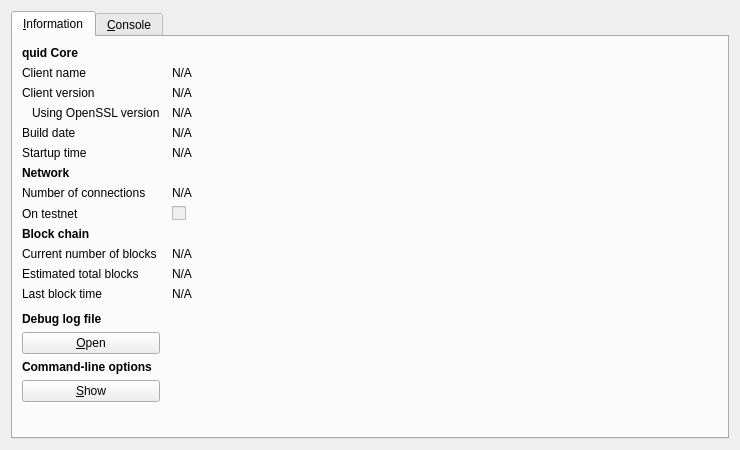
<?xml version="1.0" encoding="UTF-8"?>
<ui version="4.0">
 <class>RPCConsole</class>
 <widget class="QDialog" name="RPCConsole">
  <property name="geometry">
   <rect>
    <x>0</x>
    <y>0</y>
    <width>740</width>
    <height>450</height>
   </rect>
  </property>
  <property name="windowTitle">
   <string>quid - Debug window</string>
  </property>
  <layout class="QVBoxLayout" name="verticalLayout_2">
   <item>
    <widget class="QTabWidget" name="tabWidget">
     <property name="currentIndex">
      <number>0</number>
     </property>
     <widget class="QWidget" name="tab_info">
      <attribute name="title">
       <string>&amp;Information</string>
      </attribute>
      <layout class="QGridLayout" name="gridLayout" columnstretch="0,1">
       <property name="horizontalSpacing">
        <number>12</number>
       </property>
       <item row="0" column="0">
        <widget class="QLabel" name="label_9">
         <property name="font">
          <font>
           <weight>75</weight>
           <bold>true</bold>
          </font>
         </property>
         <property name="text">
          <string>quid Core</string>
         </property>
        </widget>
       </item>
       <item row="1" column="0">
        <widget class="QLabel" name="label_5">
         <property name="text">
          <string>Client name</string>
         </property>
        </widget>
       </item>
       <item row="1" column="1">
        <widget class="QLabel" name="clientName">
         <property name="cursor">
          <cursorShape>IBeamCursor</cursorShape>
         </property>
         <property name="text">
          <string>N/A</string>
         </property>
         <property name="textFormat">
          <enum>Qt::PlainText</enum>
         </property>
         <property name="textInteractionFlags">
          <set>Qt::LinksAccessibleByMouse|Qt::TextSelectableByKeyboard|Qt::TextSelectableByMouse</set>
         </property>
        </widget>
       </item>
       <item row="2" column="0">
        <widget class="QLabel" name="label_6">
         <property name="text">
          <string>Client version</string>
         </property>
        </widget>
       </item>
       <item row="2" column="1">
        <widget class="QLabel" name="clientVersion">
         <property name="cursor">
          <cursorShape>IBeamCursor</cursorShape>
         </property>
         <property name="text">
          <string>N/A</string>
         </property>
         <property name="textFormat">
          <enum>Qt::PlainText</enum>
         </property>
         <property name="textInteractionFlags">
          <set>Qt::LinksAccessibleByMouse|Qt::TextSelectableByKeyboard|Qt::TextSelectableByMouse</set>
         </property>
        </widget>
       </item>
       <item row="3" column="0">
        <widget class="QLabel" name="label_14">
         <property name="text">
          <string>Using OpenSSL version</string>
         </property>
         <property name="indent">
          <number>10</number>
         </property>
        </widget>
       </item>
       <item row="3" column="1">
        <widget class="QLabel" name="openSSLVersion">
         <property name="cursor">
          <cursorShape>IBeamCursor</cursorShape>
         </property>
         <property name="text">
          <string>N/A</string>
         </property>
         <property name="textFormat">
          <enum>Qt::PlainText</enum>
         </property>
         <property name="textInteractionFlags">
          <set>Qt::LinksAccessibleByMouse|Qt::TextSelectableByKeyboard|Qt::TextSelectableByMouse</set>
         </property>
        </widget>
       </item>
       <item row="4" column="0">
        <widget class="QLabel" name="label_12">
         <property name="text">
          <string>Build date</string>
         </property>
        </widget>
       </item>
       <item row="4" column="1">
        <widget class="QLabel" name="buildDate">
         <property name="cursor">
          <cursorShape>IBeamCursor</cursorShape>
         </property>
         <property name="text">
          <string>N/A</string>
         </property>
         <property name="textFormat">
          <enum>Qt::PlainText</enum>
         </property>
         <property name="textInteractionFlags">
          <set>Qt::LinksAccessibleByMouse|Qt::TextSelectableByKeyboard|Qt::TextSelectableByMouse</set>
         </property>
        </widget>
       </item>
       <item row="5" column="0">
        <widget class="QLabel" name="label_13">
         <property name="text">
          <string>Startup time</string>
         </property>
        </widget>
       </item>
       <item row="5" column="1">
        <widget class="QLabel" name="startupTime">
         <property name="cursor">
          <cursorShape>IBeamCursor</cursorShape>
         </property>
         <property name="text">
          <string>N/A</string>
         </property>
         <property name="textFormat">
          <enum>Qt::PlainText</enum>
         </property>
         <property name="textInteractionFlags">
          <set>Qt::LinksAccessibleByMouse|Qt::TextSelectableByKeyboard|Qt::TextSelectableByMouse</set>
         </property>
        </widget>
       </item>
       <item row="6" column="0">
        <widget class="QLabel" name="label_11">
         <property name="font">
          <font>
           <weight>75</weight>
           <bold>true</bold>
          </font>
         </property>
         <property name="text">
          <string>Network</string>
         </property>
        </widget>
       </item>
       <item row="7" column="0">
        <widget class="QLabel" name="label_7">
         <property name="text">
          <string>Number of connections</string>
         </property>
        </widget>
       </item>
       <item row="7" column="1">
        <widget class="QLabel" name="numberOfConnections">
         <property name="cursor">
          <cursorShape>IBeamCursor</cursorShape>
         </property>
         <property name="text">
          <string>N/A</string>
         </property>
         <property name="textFormat">
          <enum>Qt::PlainText</enum>
         </property>
         <property name="textInteractionFlags">
          <set>Qt::LinksAccessibleByMouse|Qt::TextSelectableByKeyboard|Qt::TextSelectableByMouse</set>
         </property>
        </widget>
       </item>
       <item row="8" column="0">
        <widget class="QLabel" name="label_8">
         <property name="text">
          <string>On testnet</string>
         </property>
        </widget>
       </item>
       <item row="8" column="1">
        <widget class="QCheckBox" name="isTestNet">
         <property name="enabled">
          <bool>false</bool>
         </property>
         <property name="text">
          <string/>
         </property>
        </widget>
       </item>
       <item row="9" column="0">
        <widget class="QLabel" name="label_10">
         <property name="font">
          <font>
           <weight>75</weight>
           <bold>true</bold>
          </font>
         </property>
         <property name="text">
          <string>Block chain</string>
         </property>
        </widget>
       </item>
       <item row="10" column="0">
        <widget class="QLabel" name="label_3">
         <property name="text">
          <string>Current number of blocks</string>
         </property>
        </widget>
       </item>
       <item row="10" column="1">
        <widget class="QLabel" name="numberOfBlocks">
         <property name="cursor">
          <cursorShape>IBeamCursor</cursorShape>
         </property>
         <property name="text">
          <string>N/A</string>
         </property>
         <property name="textFormat">
          <enum>Qt::PlainText</enum>
         </property>
         <property name="textInteractionFlags">
          <set>Qt::LinksAccessibleByMouse|Qt::TextSelectableByKeyboard|Qt::TextSelectableByMouse</set>
         </property>
        </widget>
       </item>
       <item row="11" column="0">
        <widget class="QLabel" name="label_4">
         <property name="text">
          <string>Estimated total blocks</string>
         </property>
        </widget>
       </item>
       <item row="11" column="1">
        <widget class="QLabel" name="totalBlocks">
         <property name="cursor">
          <cursorShape>IBeamCursor</cursorShape>
         </property>
         <property name="text">
          <string>N/A</string>
         </property>
         <property name="textFormat">
          <enum>Qt::PlainText</enum>
         </property>
         <property name="textInteractionFlags">
          <set>Qt::LinksAccessibleByMouse|Qt::TextSelectableByKeyboard|Qt::TextSelectableByMouse</set>
         </property>
        </widget>
       </item>
       <item row="12" column="0">
        <widget class="QLabel" name="label_2">
         <property name="text">
          <string>Last block time</string>
         </property>
        </widget>
       </item>
       <item row="12" column="1">
        <widget class="QLabel" name="lastBlockTime">
         <property name="cursor">
          <cursorShape>IBeamCursor</cursorShape>
         </property>
         <property name="text">
          <string>N/A</string>
         </property>
         <property name="textFormat">
          <enum>Qt::PlainText</enum>
         </property>
         <property name="textInteractionFlags">
          <set>Qt::LinksAccessibleByMouse|Qt::TextSelectableByKeyboard|Qt::TextSelectableByMouse</set>
         </property>
        </widget>
       </item>
       <item row="13" column="0">
        <spacer name="verticalSpacer_2">
         <property name="orientation">
          <enum>Qt::Vertical</enum>
         </property>
         <property name="sizeHint" stdset="0">
          <size>
           <width>20</width>
           <height>20</height>
          </size>
         </property>
        </spacer>
       </item>
       <item row="14" column="0">
        <widget class="QLabel" name="labelDebugLogfile">
         <property name="font">
          <font>
           <weight>75</weight>
           <bold>true</bold>
          </font>
         </property>
         <property name="text">
          <string>Debug log file</string>
         </property>
        </widget>
       </item>
       <item row="15" column="0">
        <widget class="QPushButton" name="openDebugLogfileButton">
         <property name="toolTip">
          <string>Open the quid debug log file from the current data directory. This can take a few seconds for large log files.</string>
         </property>
         <property name="text">
          <string>&amp;Open</string>
         </property>
         <property name="autoDefault">
          <bool>false</bool>
         </property>
        </widget>
       </item>
       <item row="16" column="0">
        <widget class="QLabel" name="labelCLOptions">
         <property name="font">
          <font>
           <weight>75</weight>
           <bold>true</bold>
          </font>
         </property>
         <property name="text">
          <string>Command-line options</string>
         </property>
        </widget>
       </item>
       <item row="17" column="0">
        <widget class="QPushButton" name="showCLOptionsButton">
         <property name="toolTip">
          <string>Show the quid-qt help message to get a list with possible quid command-line options.</string>
         </property>
         <property name="text">
          <string>&amp;Show</string>
         </property>
         <property name="autoDefault">
          <bool>false</bool>
         </property>
        </widget>
       </item>
       <item row="18" column="0">
        <spacer name="verticalSpacer">
         <property name="orientation">
          <enum>Qt::Vertical</enum>
         </property>
         <property name="sizeHint" stdset="0">
          <size>
           <width>20</width>
           <height>40</height>
          </size>
         </property>
        </spacer>
       </item>
      </layout>
     </widget>
     <widget class="QWidget" name="tab_console">
      <attribute name="title">
       <string>&amp;Console</string>
      </attribute>
      <layout class="QVBoxLayout" name="verticalLayout_3">
       <property name="spacing">
        <number>3</number>
       </property>
       <item>
        <widget class="QTextEdit" name="messagesWidget">
         <property name="minimumSize">
          <size>
           <width>0</width>
           <height>100</height>
          </size>
         </property>
         <property name="readOnly">
          <bool>true</bool>
         </property>
         <property name="tabKeyNavigation" stdset="0">
          <bool>false</bool>
         </property>
         <property name="columnCount" stdset="0">
          <number>2</number>
         </property>
        </widget>
       </item>
       <item>
        <layout class="QHBoxLayout" name="horizontalLayout">
         <property name="spacing">
          <number>3</number>
         </property>
         <item>
          <widget class="QLabel" name="label">
           <property name="text">
            <string notr="true">&gt;</string>
           </property>
          </widget>
         </item>
         <item>
          <widget class="QLineEdit" name="lineEdit"/>
         </item>
         <item>
          <widget class="QPushButton" name="clearButton">
           <property name="maximumSize">
            <size>
             <width>24</width>
             <height>24</height>
            </size>
           </property>
           <property name="toolTip">
            <string>Clear console</string>
           </property>
           <property name="text">
            <string/>
           </property>
           <property name="icon">
            <iconset resource="../bitcoin.qrc">
             <normaloff>:/icons/remove</normaloff>:/icons/remove</iconset>
           </property>
           <property name="shortcut">
            <string notr="true">Ctrl+L</string>
           </property>
           <property name="autoDefault">
            <bool>false</bool>
           </property>
          </widget>
         </item>
        </layout>
       </item>
      </layout>
     </widget>
    </widget>
   </item>
  </layout>
 </widget>
 <resources>
  <include location="../bitcoin.qrc"/>
 </resources>
 <connections/>
</ui>
